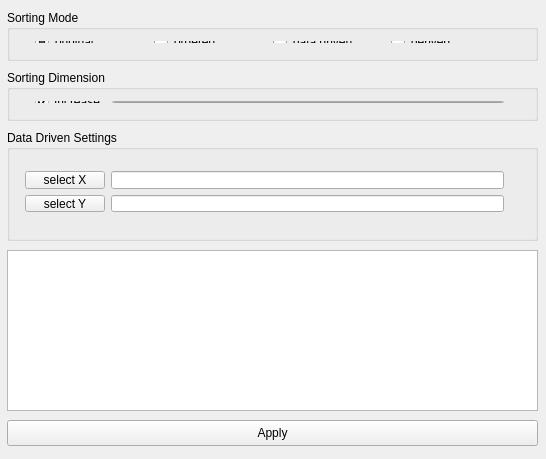
<ui version="4.0" >
 <class>GlyphCustomClass</class>
 <widget class="QWidget" name="GlyphCustomClass" >
  <property name="geometry" >
   <rect>
    <x>0</x>
    <y>0</y>
    <width>546</width>
    <height>459</height>
   </rect>
  </property>
  <property name="sizePolicy" >
   <sizepolicy vsizetype="Preferred" hsizetype="Preferred" >
    <horstretch>0</horstretch>
    <verstretch>0</verstretch>
   </sizepolicy>
  </property>
  <property name="minimumSize" >
   <size>
    <width>546</width>
    <height>459</height>
   </size>
  </property>
  <property name="maximumSize" >
   <size>
    <width>546</width>
    <height>459</height>
   </size>
  </property>
  <property name="windowTitle" >
   <string>Glyph Customization for Flat Displays</string>
  </property>
  <widget class="QGroupBox" name="groupBox_SortMode" >
   <property name="geometry" >
    <rect>
     <x>7</x>
     <y>10</y>
     <width>531</width>
     <height>51</height>
    </rect>
   </property>
   <property name="title" >
    <string>Sorting Mode</string>
   </property>
   <widget class="QWidget" name="layoutWidget" >
    <property name="geometry" >
     <rect>
      <x>17</x>
      <y>20</y>
      <width>491</width>
      <height>24</height>
     </rect>
    </property>
    <layout class="QHBoxLayout" name="horizontalLayout" >
     <item>
      <widget class="QRadioButton" name="radioButton_orig" >
       <property name="text" >
        <string>original</string>
       </property>
       <property name="checked" >
        <bool>true</bool>
       </property>
      </widget>
     </item>
     <item>
      <widget class="QRadioButton" name="radioButton_order" >
       <property name="text" >
        <string>ordered</string>
       </property>
      </widget>
     </item>
     <item>
      <widget class="QRadioButton" name="radioButton_datadriven" >
       <property name="text" >
        <string>data driven</string>
       </property>
      </widget>
     </item>
     <item>
      <widget class="QRadioButton" name="radioButton_derived" >
       <property name="text" >
        <string>derived</string>
       </property>
      </widget>
     </item>
    </layout>
   </widget>
  </widget>
  <widget class="QGroupBox" name="groupBox_sortDim" >
   <property name="geometry" >
    <rect>
     <x>7</x>
     <y>70</y>
     <width>531</width>
     <height>51</height>
    </rect>
   </property>
   <property name="title" >
    <string>Sorting Dimension</string>
   </property>
   <widget class="QWidget" name="layoutWidget" >
    <property name="geometry" >
     <rect>
      <x>17</x>
      <y>20</y>
      <width>491</width>
      <height>24</height>
     </rect>
    </property>
    <layout class="QHBoxLayout" name="horizontalLayout_2" >
     <item>
      <widget class="QCheckBox" name="checkBox_increase" >
       <property name="text" >
        <string>Increase</string>
       </property>
       <property name="checked" >
        <bool>true</bool>
       </property>
      </widget>
     </item>
     <item>
      <widget class="QLineEdit" name="lineEdit_sortDim" >
       <property name="readOnly" >
        <bool>true</bool>
       </property>
      </widget>
     </item>
    </layout>
   </widget>
  </widget>
  <widget class="QGroupBox" name="groupBox_datadriven" >
   <property name="geometry" >
    <rect>
     <x>7</x>
     <y>130</y>
     <width>531</width>
     <height>111</height>
    </rect>
   </property>
   <property name="title" >
    <string>Data Driven Settings</string>
   </property>
   <widget class="QWidget" name="layoutWidget" >
    <property name="geometry" >
     <rect>
      <x>7</x>
      <y>30</y>
      <width>501</width>
      <height>63</height>
     </rect>
    </property>
    <layout class="QGridLayout" name="gridLayout" >
     <item row="0" column="0" >
      <widget class="QPushButton" name="pushButton_selectX" >
       <property name="text" >
        <string>select X</string>
       </property>
      </widget>
     </item>
     <item row="0" column="1" >
      <widget class="QLineEdit" name="lineEdit_dimX" >
       <property name="readOnly" >
        <bool>true</bool>
       </property>
      </widget>
     </item>
     <item row="1" column="0" >
      <widget class="QPushButton" name="pushButton_selectY" >
       <property name="text" >
        <string>select Y</string>
       </property>
      </widget>
     </item>
     <item row="1" column="1" >
      <widget class="QLineEdit" name="lineEdit_dimY" >
       <property name="readOnly" >
        <bool>true</bool>
       </property>
      </widget>
     </item>
    </layout>
   </widget>
  </widget>
  <widget class="QPushButton" name="pushButton_apply" >
   <property name="geometry" >
    <rect>
     <x>7</x>
     <y>420</y>
     <width>531</width>
     <height>26</height>
    </rect>
   </property>
   <property name="text" >
    <string>Apply</string>
   </property>
  </widget>
  <widget class="QListWidget" name="listWidget_dims" >
   <property name="geometry" >
    <rect>
     <x>7</x>
     <y>250</y>
     <width>531</width>
     <height>161</height>
    </rect>
   </property>
  </widget>
 </widget>
 <layoutdefault spacing="6" margin="11" />
 <resources/>
 <connections/>
</ui>
